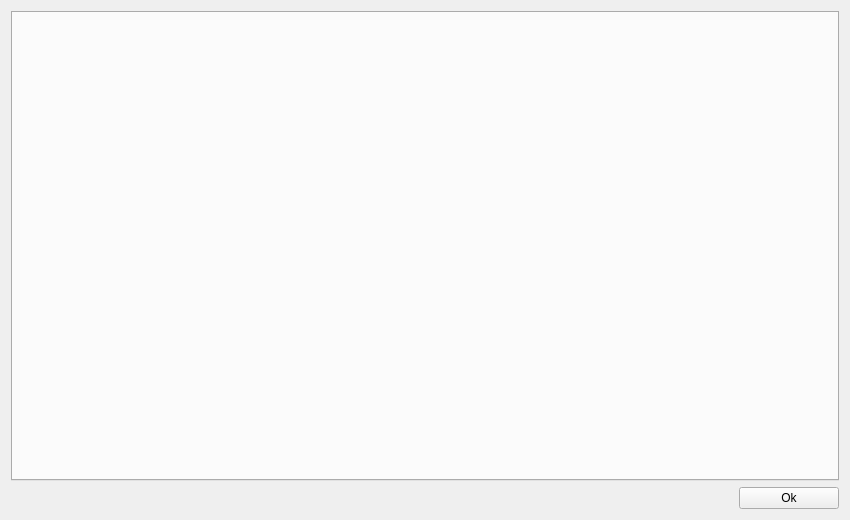
<?xml version="1.0" encoding="UTF-8"?>
<ui version="4.0">
 <class>HighScoreDialog</class>
 <widget class="QDialog" name="HighScoreDialog">
  <property name="geometry">
   <rect>
    <x>0</x>
    <y>0</y>
    <width>850</width>
    <height>520</height>
   </rect>
  </property>
  <property name="minimumSize">
   <size>
    <width>850</width>
    <height>520</height>
   </size>
  </property>
  <property name="maximumSize">
   <size>
    <width>850</width>
    <height>520</height>
   </size>
  </property>
  <property name="windowTitle">
   <string>Highscore</string>
  </property>
  <layout class="QVBoxLayout" name="verticalLayout">
   <item>
    <widget class="QTabWidget" name="tabWidget"/>
   </item>
   <item>
    <widget class="QWidget" name="widget" native="true">
     <layout class="QHBoxLayout" name="horizontalLayout">
      <property name="leftMargin">
       <number>0</number>
      </property>
      <property name="topMargin">
       <number>0</number>
      </property>
      <property name="rightMargin">
       <number>0</number>
      </property>
      <property name="bottomMargin">
       <number>0</number>
      </property>
      <item>
       <spacer name="horizontalSpacer">
        <property name="orientation">
         <enum>Qt::Horizontal</enum>
        </property>
        <property name="sizeHint" stdset="0">
         <size>
          <width>40</width>
          <height>20</height>
         </size>
        </property>
       </spacer>
      </item>
      <item>
       <widget class="QPushButton" name="buttonOk">
        <property name="minimumSize">
         <size>
          <width>100</width>
          <height>0</height>
         </size>
        </property>
        <property name="focusPolicy">
         <enum>Qt::NoFocus</enum>
        </property>
        <property name="text">
         <string>Ok</string>
        </property>
       </widget>
      </item>
     </layout>
    </widget>
   </item>
  </layout>
 </widget>
 <resources/>
 <connections>
  <connection>
   <sender>buttonOk</sender>
   <signal>clicked()</signal>
   <receiver>HighScoreDialog</receiver>
   <slot>accept()</slot>
   <hints>
    <hint type="sourcelabel">
     <x>671</x>
     <y>486</y>
    </hint>
    <hint type="destinationlabel">
     <x>363</x>
     <y>256</y>
    </hint>
   </hints>
  </connection>
 </connections>
</ui>
